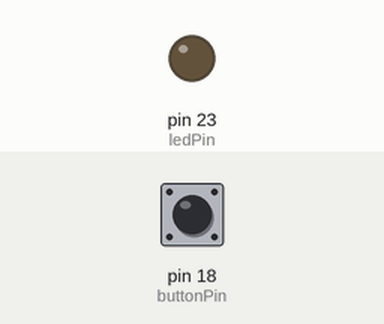
This sketch was run on a simulated Arduino Mega 2560, built with avr-gcc and run on an emulated ATmega2560. Parts: output pins drawn as LEDs (lit = HIGH). The test bench sets the inputs (shaded band); at power-on: pin 18 (buttonPin) HIGH.

Above: at 1.2 s.
1.3 s: pin 18 (buttonPin) pulled LOW for 0.15 s
At 1.37 s:
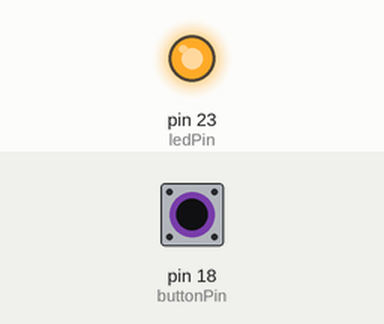
2.9 s: pin 18 (buttonPin) pulled LOW for 3.2 s
At 7.0 s:
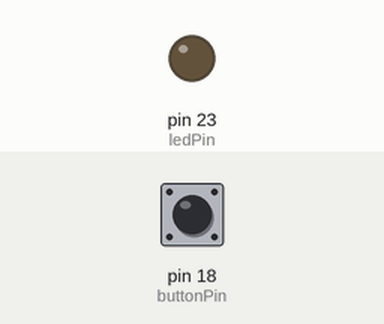
Timing chart, 0 to 8.5 s (numbered marks = the images above; inputs shaded):
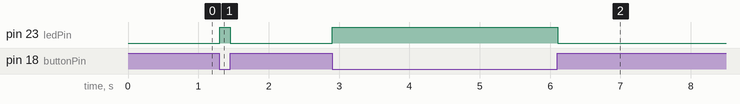

Measured:
- after the input at 1.3 s, pin 23 (ledPin): LOW → HIGH at once, → LOW 0.15 s later
- after the input at 2.9 s, pin 23 (ledPin): LOW → HIGH at once, → LOW 3.2 s later

The sketch:

button_led.ino
```cpp
#include <Arduino.h>

constexpr uint8_t ledPin = 23;
constexpr uint8_t buttonPin = 18;

void setup() {
  pinMode(ledPin, OUTPUT);
  digitalWrite(ledPin, LOW);
  pinMode(buttonPin, INPUT_PULLUP);
}

void loop() {
  // The button joins the input to GND when pressed.
  const bool pressed = digitalRead(buttonPin) == LOW;
  digitalWrite(ledPin, pressed ? HIGH : LOW);
  delay(10);
}
```
